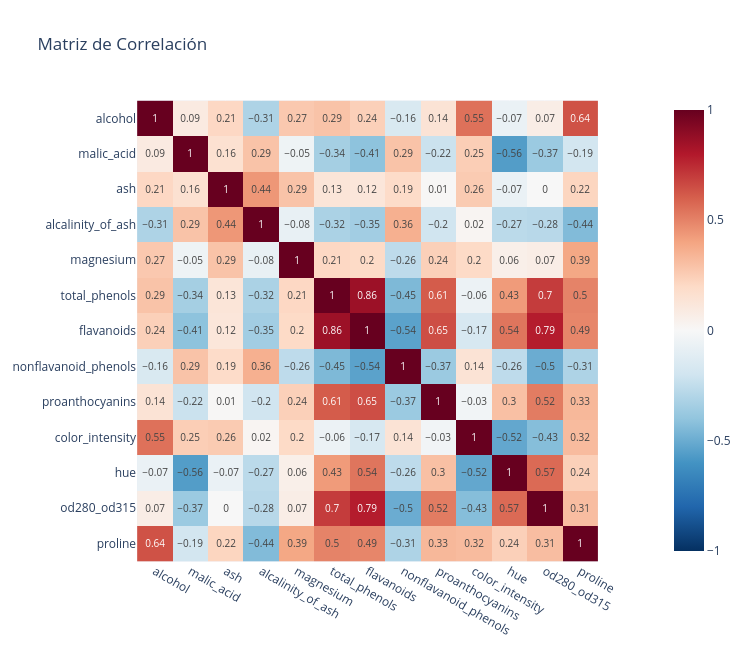

The notebook cell this image was saved under:
### Markdown cell above
---
# 2️⃣ Correlaciones: ¿cuánta redundancia hay? (15 min)

Si dos medidas están muy correlacionadas, medir las dos aporta poco: una casi predice a la otra. PCA aprovecha justamente esa **redundancia**.

### Code cell
# Matriz de correlación de las 13 medidas
# Pista: plot_correlation_matrix(df, columnas)
# ✍️ Tu código aquí
plot_correlation_matrix(df, columnas)

### Figure 1 — Plotly figure (JSON) as saved in the notebook; plotly's stock layout.template omitted (floating-point values rounded to 4 significant figures; data arrays with more than 128 entries replaced by an {"elided": "..."} marker saying what was removed)
{"data": [{"coloraxis": "coloraxis", "hovertemplate": "x: %{x}<br>y: %{y}<br>color: %{z}<extra></extra>", "name": "0", "texttemplate": "%{z}", "type": "heatmap", "x": ["alcohol", "malic_acid", "ash", "alcalinity_of_ash", "magnesium", "total_phenols", "flavanoids", "nonflavanoid_phenols", "proanthocyanins", "color_intensity", "hue", "od280_od315", "proline"], "xaxis": "x", "y": ["alcohol", "malic_acid", "ash", "alcalinity_of_ash", "magnesium", "total_phenols", "flavanoids", "nonflavanoid_phenols", "proanthocyanins", "color_intensity", "hue", "od280_od315", "proline"], "yaxis": "y", "z": {"elided": "13x13 float values"}}], "layout": {"coloraxis": {"autocolorscale": false, "cmax": 1, "cmin": -1, "colorscale": [[0.0, "rgb(5,48,97)"], [0.1, "rgb(33,102,172)"], [0.2, "rgb(67,147,195)"], [0.3, "rgb(146,197,222)"], [0.4, "rgb(209,229,240)"], [0.5, "rgb(247,247,247)"], [0.6, "rgb(253,219,199)"], [0.7, "rgb(244,165,130)"], [0.8, "rgb(214,96,77)"], [0.9, "rgb(178,24,43)"], [1.0, "rgb(103,0,31)"]]}, "height": 650, "title": {"text": "Matriz de Correlación"}, "width": 750, "xaxis": {"anchor": "y", "constrain": "domain", "domain": [0.0, 1.0], "scaleanchor": "y"}, "yaxis": {"anchor": "x", "autorange": "reversed", "constrain": "domain", "domain": [0.0, 1.0]}}}
